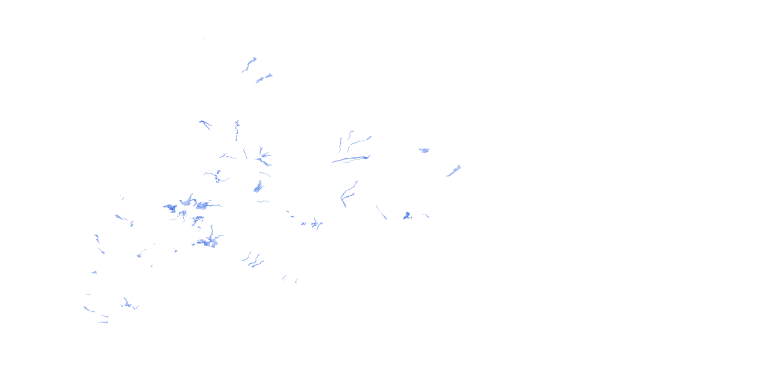
#> input picture svgmapAppLayers/appLayers/svg3-bosai/hazard-overview/01/flood.webp, 1536 x 733 px (shown at 1/2 size)
$ python img2raw.py ../../../svgmapAppLayers/appLayers/svg3-bosai/hazard-overview/01/flood.webp ../../../svgmapAppLayers/appLayers/svg3-bosai/hazard-overview/01/landslide-special.webp
#> lines starting #> are read from the running program, lines starting #| are printed output that depends on the picture
"""Fit an image into 1280x720 (letterboxed) and write raw RGB888 bytes."""
import sys
from PIL import Image

src, dst = sys.argv[1], sys.argv[2]
im = Image.open(src).convert("RGB")
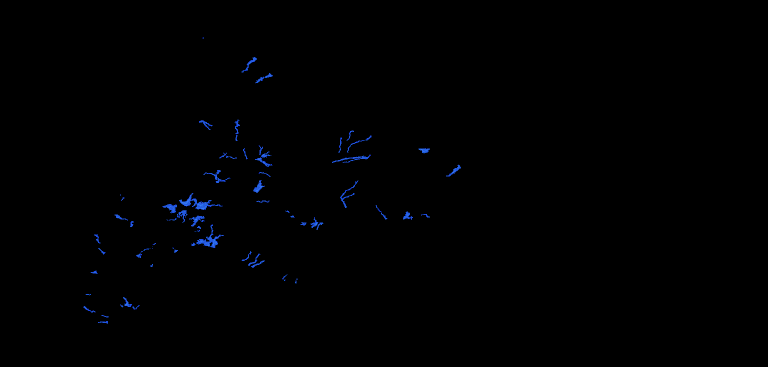
#> im: PIL image 1536x733 RGB (shown at 1/2 size); mean R, G, B 0.2, 0.5, 1.4
im.thumbnail((1280, 720), Image.LANCZOS)
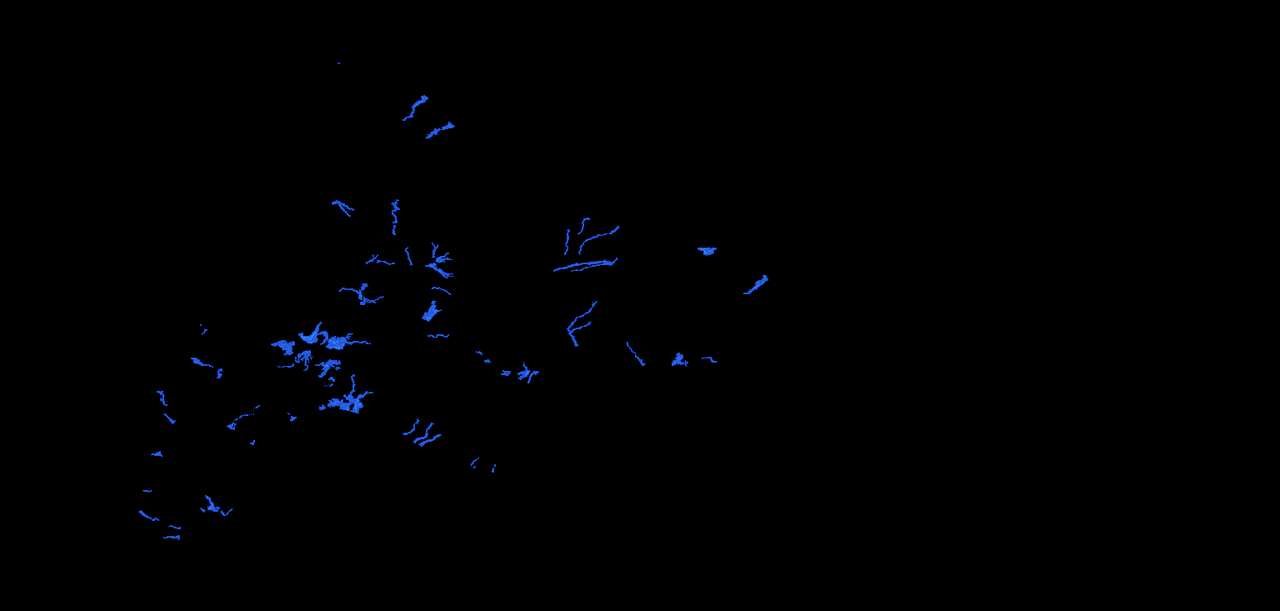
#> im: PIL image 1280x611 RGB; mean R, G, B 0.2, 0.6, 1.4
canvas = Image.new("RGB", (1280, 720))
#> canvas: PIL image 1280x720 RGB; every value is 0
canvas.paste(im, ((1280 - im.width) // 2, (720 - im.height) // 2))
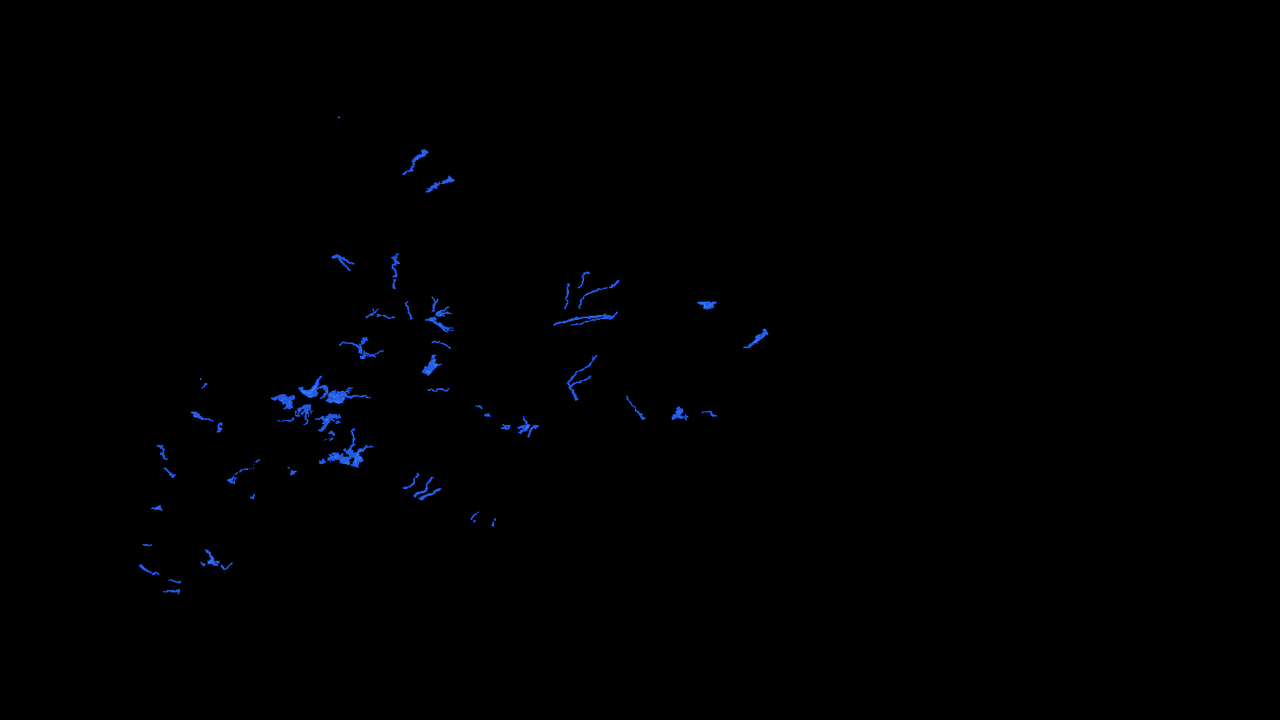
#> canvas: PIL image 1280x720 RGB; mean R, G, B 0.2, 0.5, 1.2
open(dst, "wb").write(canvas.tobytes())

$ run again, on svgmapAppLayers/appLayers/svg3-bosai/hazard-overview/01/tsunami.webp
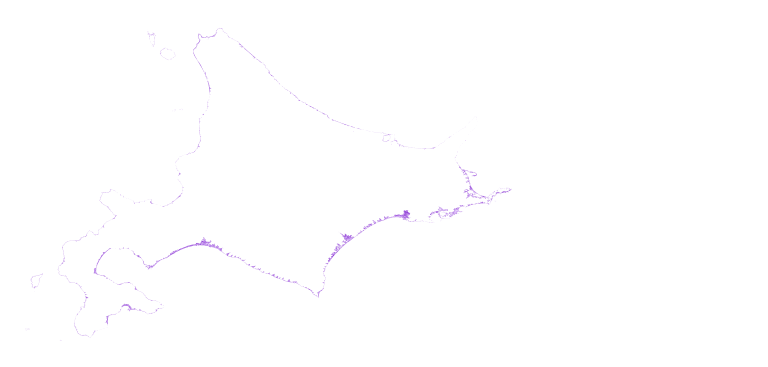
#> input picture svgmapAppLayers/appLayers/svg3-bosai/hazard-overview/01/tsunami.webp, 1536 x 733 px (shown at 1/2 size)
#> `im.thumbnail((1280, 720), Image.LANCZOS)`:
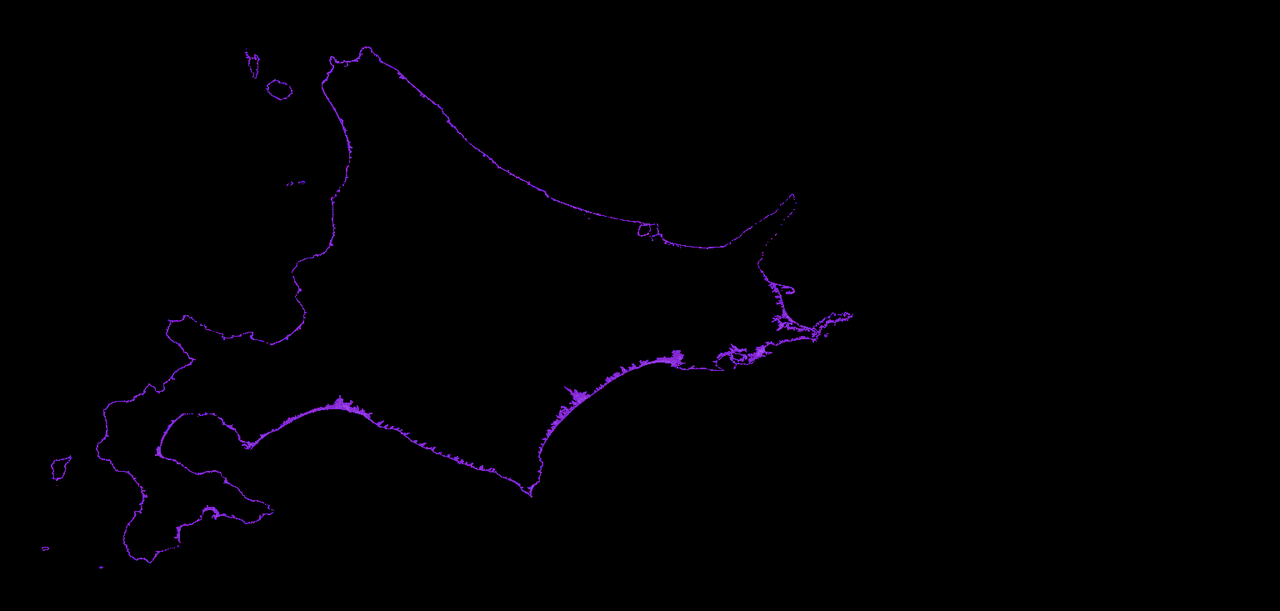
#> im: PIL image 1280x611 RGB; mean R, G, B 1.2, 0.3, 2
#> `canvas.paste(im, ((1280 - im.width) // 2, (720 - im.height) // 2))`:
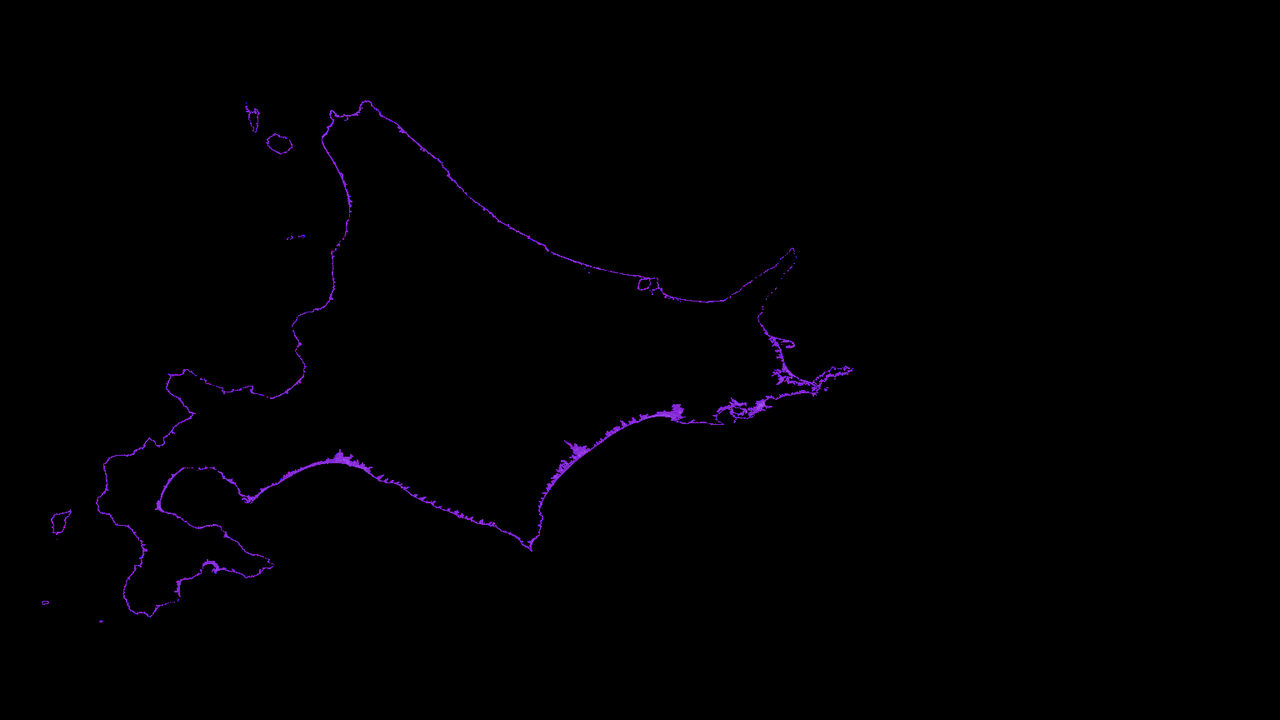
#> canvas: PIL image 1280x720 RGB; mean R, G, B 1, 0.3, 1.7
